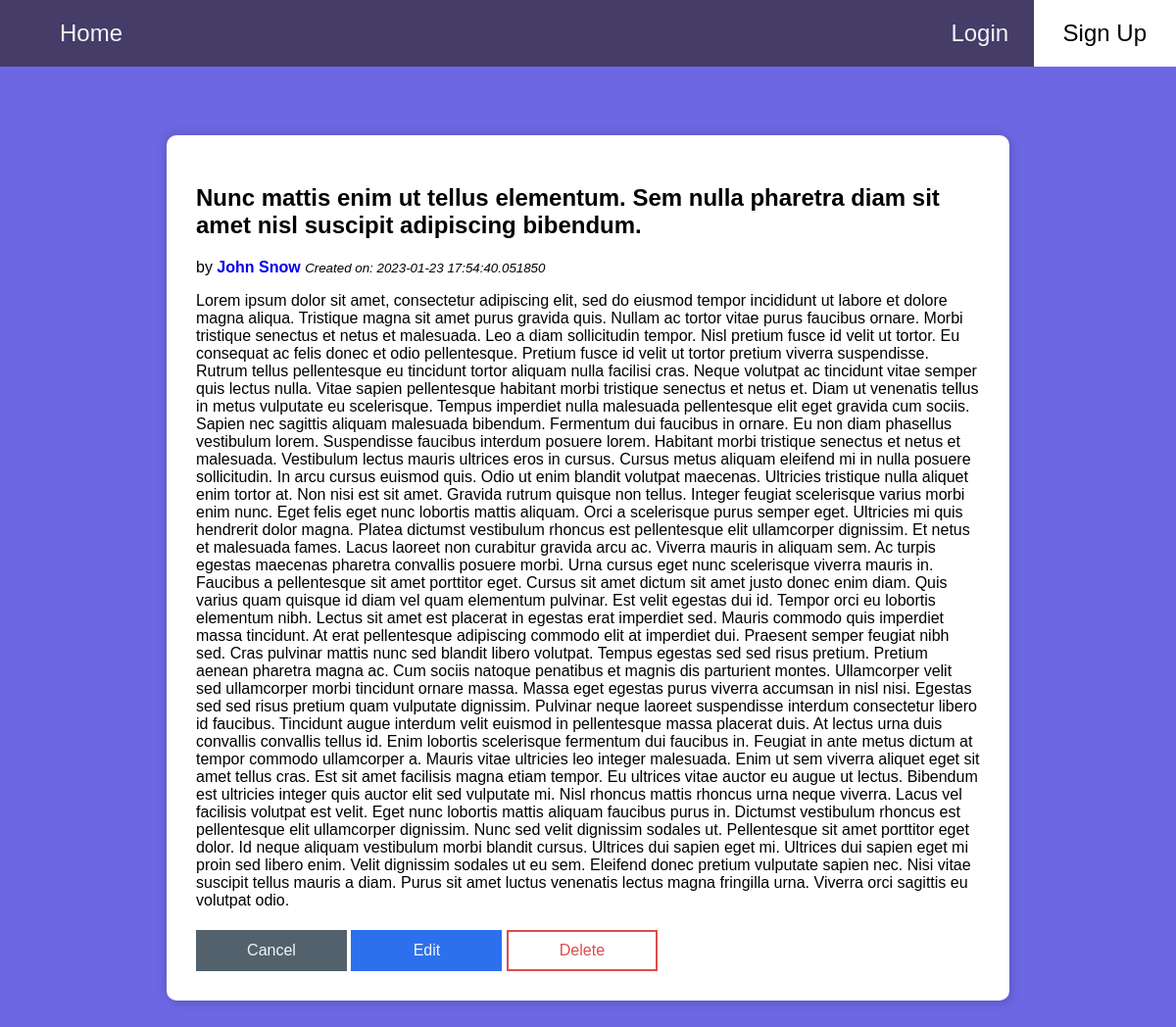
The page /posts/2 on the database its author committed.
### models.py (models this page shows, shortened)
class Post(db.Model):
    __tablename__ = "post"
    id = db.Column(db.Integer(), primary_key=True, autoincrement=True)
    title = db.Column(db.String(100))
    content = db.Column(db.Text)
    create_at = db.Column(db.DateTime, default=datetime.now)
    user_id = db.Column(db.Integer, db.ForeignKey("Users.id"), nullable=False)
    tag = db.relationship('Tag', secondary='post_tags', backref='posts')

class Users(db.Model):
    __tablename__ = "Users"
    id = db.Column(db.Integer(), primary_key=True, autoincrement=True)
    first_name = db.Column(db.String(50), nullable=False)
    last_name = db.Column(db.String(100), nullable=False)
    image_url = db.Column(db.String(200))
    posts = db.relationship("Post", backref="user", cascade="all, delete-orphan")

### app.py (the view)
@app.route("/posts/<int:post_id>")
def show_post(post_id):
    post = Post.query.get_or_404(post_id)
    user = Users.query.get(post.user_id)
    return render_template("posts/view_post.html", post=post, user=user)

### templates/posts/view_post.html (shortened to what this page needs)
{% extends 'base.html' %}
{% block content %}
<div class='main-container'>
    <div class='post-card'>
        <h2>{{post.title}}</h2>
        <p>by <a href='/users/{{ user.id }}'><b>{{ user.first_name}} {{ user.last_name }}</b></a>
            <i><small>Created on: {{ post.create_at }}</small></Created></i>
        </p>
        <p>{{post.content}}</p>
        <div class='post-controls'>
            <a href='/users/{{ user.id }}'>
                <div class='button-link-user-cancel button-inline' role="button">Cancel</div>
            </a>
            <a href='/posts/{{post.id}}/edit'>
                <div class='button-link-user-edit button-inline button-large' role="button">Edit</div>
            </a>
            <a href='/posts/{{post.id}}/delete'>
                <div class='button-link-user-delete button-inline button-large' role="button">Delete</div>
            </a>
        </div>
    </div>
</div>
{% endblock %}

### static/app.css (style rules this page uses)
body { margin: 0; padding: 0; box-sizing: border-box; background-color: #6D67E4; font-family: Arial, Helvetica, sans-serif; }
a { text-decoration: none; }
.button-link-user-edit { display: flex; grid-area: area-3; display: block; background-color: #2c70ee; text-align: center; color: #F0F5F9; border: #2c70ee solid 2px; }
.button-link-user-delete { display: flex; grid-area: area-4; display: block; background-color: white; text-align: center; color: #df4c4c; border: #df4c4c solid 2px; }
.button-large { width: 150px; padding: 10px 0px; }
.button-link-user-cancel { margin-top: 5px; width: 150px; padding: 10px 0px; background-color: #52616B; text-align: center; color: #F0F5F9; border: #52616B solid 2px; }
.button-inline { display: inline-block; }
.main-container { display: flex; align-items: center; justify-content: center; }
.post-card { margin-top: 20px; width: fit-content; block-size: fit-content; width: 80%; max-width: 80%; height: 50%; padding: 30px; background: #FFFFFF; box-shadow: -3px -3px 10px rgba(0, 0, 0, 0.1), 4px 4px 10px rgba(0, 0, 0, 0.1); border-radius: 10px; text-align: left; }

### rows shown on the page
Post: title "Nunc mattis enim ut tellus elementum. Sem nulla pharetra diam sit amet nisl suscipit adipiscing bibendum.", create_at "2023-01-23 17:54:40.051850", content "Lorem ipsum dolor sit amet, consectetur adipiscing elit, sed do eiusmod tempor incididunt ut labore et dolore magna aliqua. Tristique magna sit amet purus gravida quis. Nullam ac tortor vitae purus faucibus ornare. Morbi tristique senectus et netus et malesuada. Leo a diam sollicitudin tempor. Nisl pretium fusce id velit ut tortor. Eu consequat ac felis donec et odio pellentesque. Pretium fusce id velit ut tortor pretium viverra suspendisse. Rutrum tellus pellentesque eu tincidunt tortor aliquam nulla facilisi cras. Neque volutpat ac tincidunt vitae semper quis lectus nulla. Vitae sapien pellentesque habitant morbi tristique senectus et netus et. Diam ut venenatis tellus in metus vulputate…"
Users: first_name "John", last_name "Snow"
